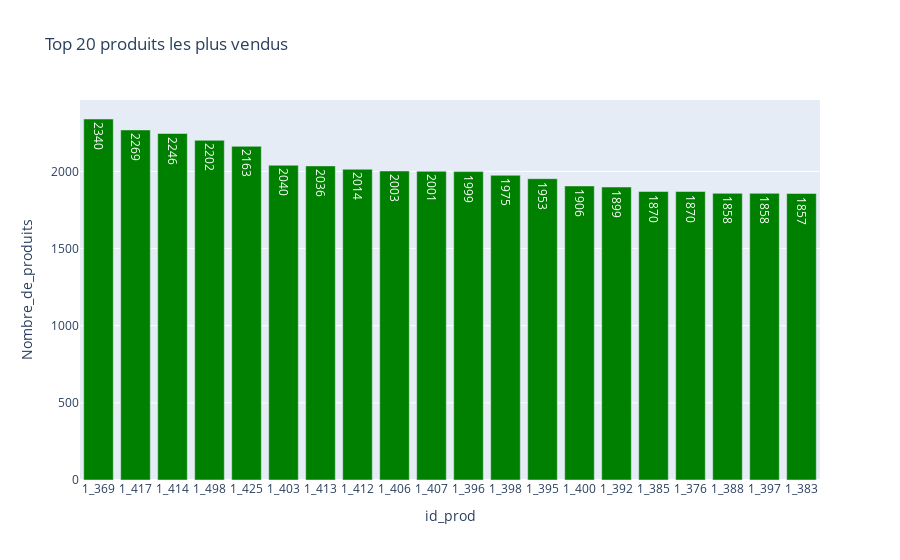

Here is the notebook cell this chart was saved with:
### Markdown cell above
<div style="border: 1px solid RGB(51,165,182);" >
<h3 style="margin: auto; padding: 20px; color: RGB(51,165,182); ">4.5 - Nombre de produits vendus</h3>
</div>

### Code cell
df_pro=df.groupby('id_prod')['session_id'].count().reset_index(name='Nombre_de_produits')
#Top 20 produits les plus vendus
df_pro=df_pro.sort_values('Nombre_de_produits',ascending= False).reset_index(drop=True)
df_pro_top=df_pro.head(20)
fig=px.bar(df_pro_top,x='id_prod',y='Nombre_de_produits',text='Nombre_de_produits',title='Top 20 produits les plus vendus')
fig.update_traces(marker_color='green',textposition='inside')
fig.show()

### Figure 1 — Plotly figure (JSON) as saved in the notebook; plotly's stock layout.template omitted (floating-point values rounded to 4 significant figures)
{"data": [{"alignmentgroup": "True", "hovertemplate": "id_prod=%{x}<br>Nombre_de_produits=%{text}<extra></extra>", "legendgroup": "", "marker": {"color": "green", "pattern": {"shape": ""}}, "name": "", "offsetgroup": "", "orientation": "v", "showlegend": false, "text": [2340, 2269, 2246, 2202, 2163, 2040, 2036, 2014, 2003, 2001, 1999, 1975, 1953, 1906, 1899, 1870, 1870, 1858, 1858, 1857], "textposition": "inside", "type": "bar", "x": ["1_369", "1_417", "1_414", "1_498", "1_425", "1_403", "1_413", "1_412", "1_406", "1_407", "1_396", "1_398", "1_395", "1_400", "1_392", "1_385", "1_376", "1_388", "1_397", "1_383"], "xaxis": "x", "y": [2340, 2269, 2246, 2202, 2163, 2040, 2036, 2014, 2003, 2001, 1999, 1975, 1953, 1906, 1899, 1870, 1870, 1858, 1858, 1857], "yaxis": "y"}], "layout": {"barmode": "relative", "legend": {"tracegroupgap": 0}, "title": {"text": "Top 20 produits les plus vendus"}, "xaxis": {"anchor": "y", "domain": [0, 1], "title": {"text": "id_prod"}}, "yaxis": {"anchor": "x", "domain": [0, 1], "title": {"text": "Nombre_de_produits"}}}}
